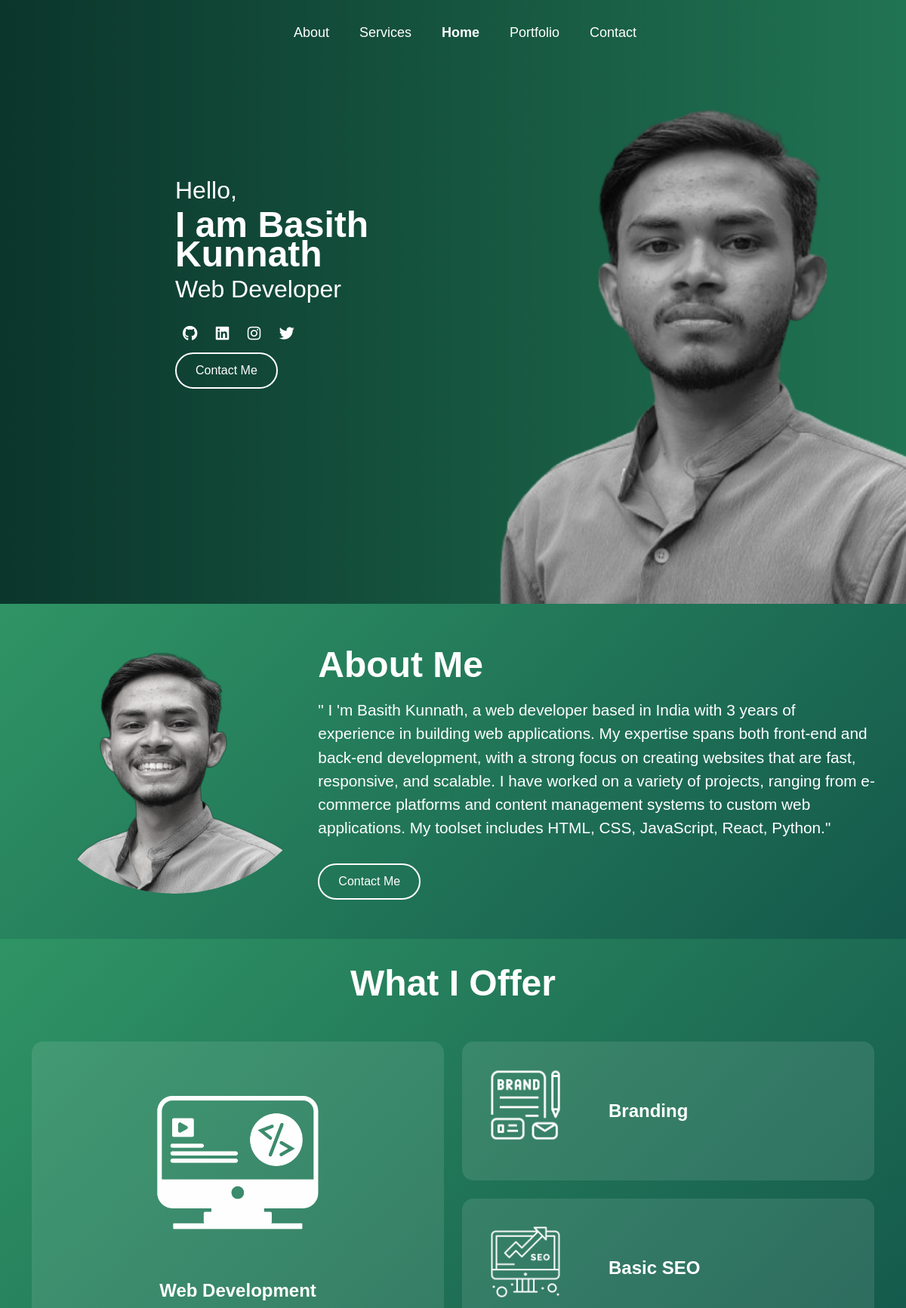
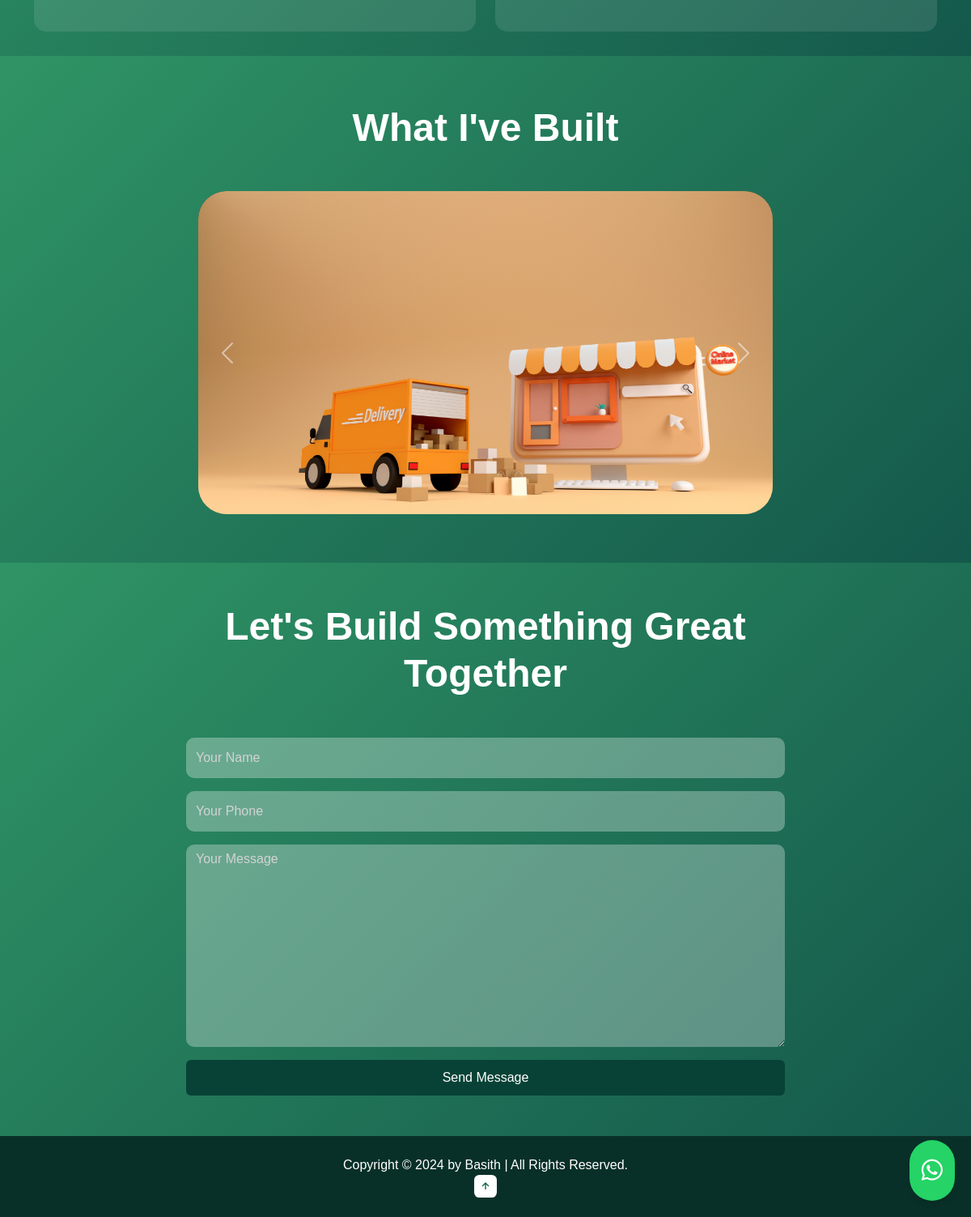
The page / on the database its author committed (2 pictures, top to bottom).
### index/models.py (models this page shows, shortened)
class About(models.Model):
    heading = models.CharField(max_length=200)  # Field for the heading
    image = models.ImageField(upload_to='about_images/')  # Field for the image
    description = models.TextField()  # Field for the description

class Services(models.Model):
    heading = models.CharField(max_length=200)  # Main heading for the services section
    service1_title = models.CharField(max_length=100)  # Title for the first service
    service1_icon = models.ImageField(upload_to='services_icons/')  # Icon for the first service
    service2_title = models.CharField(max_length=100)  # Title for the second service
    service2_icon = models.ImageField(upload_to='services_icons/')  # Icon for the second service
    service3_title = models.CharField(max_length=100)  # Title for the third service
    service3_icon = models.ImageField(upload_to='services_icons/')  # Icon for the third service

class Projects(models.Model):
    project_image = models.ImageField(upload_to='project_images/')  # Image for the project

class Contact(models.Model):
    heading = models.CharField(max_length=200)  # Field for the heading

### index/views.py (the view, shortened to what this page needs)
# urls.py: path('', views.index, name='home'),
def index(request):
    about_info = About.objects.first()  # Assuming you'll have one "About" entry
    services_info = Services.objects.first()  # Assuming you'll have one "Services" entry
    projects_info = Projects.objects.all()  # Retrieve all project entries
    contact_info = Contact.objects.first()
    context={'about_info': about_info,
             'services_info': services_info,
             'projects_info': projects_info,
             'contact_info': contact_info
             }
    return render(request,'index.html',context,)

### templates/index.html (shortened to what this page needs)
{% load static %}
<!DOCTYPE html>
<html lang="en">
<head>
    <link href="https://cdn.jsdelivr.net/npm/bootstrap@5.3.0-alpha1/dist/css/bootstrap.min.css" rel="stylesheet">
    <link rel="stylesheet" href="https://cdnjs.cloudflare.com/ajax/libs/font-awesome/6.0.0-beta3/css/all.min.css">
    <link href='https://unpkg.com/boxicons@2.1.4/css/boxicons.min.css' rel='stylesheet'>
    <link href="https://cdn.jsdelivr.net/npm/aos@2.3.4/dist/aos.css" rel="stylesheet">
    <link rel="stylesheet" href="{% static '/css/styles.css' %}">
</head>
</body>
    <section class="home">
        <header>
            <nav class="navbar">
                <ul class="nav-links" id="navLinks">
                    <li><a href="#about">About</a></li>
                    <li><a href="#services">Services</a></li>
                    <li><a href="#home" class="active">Home</a></li>
                    <li><a href="#projects">Portfolio</a></li>
                    <li><a href="#contact">Contact</a></li>
                </ul>
            </nav>
        </header>
    <div class="container-fluid">
        <div class="row w-100">
            <div class="col-md-5 d-flex align-items-center justify-content-md-start justify-content-center content">
                <div>
                    <h3>Hello,</h3>
                    <h1 data-aos="fade-right">I am Basith Kunnath</h1>
                    <h3 data-aos="fade-left" >Web Developer</h3>
                    <div class="social-icons mt-4">
                        <a href="#"><i class="fab fa-github"></i></a>
                        <a href="#"><i class="fab fa-linkedin"></i></a>
                        <a href="#"><i class="fab fa-instagram"></i></a>
                        <a href="#"><i class="fab fa-twitter"></i></a>
                    </div>
                    <a href="#" class="contact-btn">
                         Contact Me
                    </a>
                </div>
            </div>
        </div>
    </div>
     <a href="https://wa.me/919947055743" class="whatsapp-icon" target="_blank">
        <i class="fab fa-whatsapp"></i>
    </a>
    </section>
    <section class="about-section py-6" id="about" >
        <div class="about-container">
          <div class="row align-items-center">
            <div class="col-lg-4 text-center" data-aos="fade-right">
              <img src="{{ about_info.image.url }}" alt="About Image" class="img-fluid rounded-circle about-img">
            </div>
            <div class="col-lg-8">
              <h1 class="about-heading mb-3" data-aos="fade-down">{{ about_info.heading }}</h1>
              <p class="about-text" data-aos="fade-left">
                {{ about_info.description }}
              </p>
              <button class="btn btn-outline-light contact-btn mt-3" data-aos="fade-up">Contact Me</button>
            </div>
          </div>
        </div>
      </section>
<section class="services-section" id="services" >
    <div class="container">
        <h2 class="mb-5" data-aos="fade-down">{{ services_info.heading }}</h2>
        <div class="row g-4">
            <div class="col-lg-6" data-aos="fade-right">
                <div class="service-card p-4 text-center web-dev-large">
                    <div class="web-service-icon mb-3">
                        <img src="{{ services_info.service1_icon.url }}" alt="Service 1 Icon">
                    </div>
                    <div class="service-title">{{ services_info.service1_title }}</div>
                </div>
            </div>
            <div class="col-lg-6">
                <div class="row g-4">
                    <div class="col-12" data-aos="fade-left">
                        <div class="service-card p-4 text-center flex-display">
                            <div class="brandandseo-service-icon mb-3">
                                <img src="{{ services_info.service2_icon.url }}" alt="Branding Icon">
                            </div>
                            <div class="brandandseo-service-title">{{ services_info.service2_title }}</div>
                        </div>
                    </div>
                    <div class="col-12" data-aos="fade-left">
                        <div class="service-card p-4 text-center flex-display">
                            <div class="brandandseo-service-icon mb-3">
                                <img src="{{ services_info.service3_icon.url }}" alt="SEO Icon">
                            </div>
                            <div class="brandandseo-service-title">{{ services_info.service3_title }}</div>
                        </div>
                    </div>
                </div>
            </div>
        </div>
    </div>
</section>
<section class="projects" id="projects" >
    <div class="container">
        <h1 class="projects-heading" data-aos="fade-down">What I've Built</h1>
        <div id="projectsCarousel" class="carousel slide carousel-container" data-bs-ride="carousel">
            <div class="carousel-inner" data-aos="fade-up">
                {% for project in projects_info %}
                <div class="carousel-item active">
                    <img src="{{ project.project_image.url }}" class="d-block w-100" alt="Project Image">
                </div>
                {% endfor %}
            </div>
            <button class="carousel-control-prev" type="button" data-bs-target="#projectsCarousel" data-bs-slide="prev">
                <span class="carousel-control-prev-icon" aria-hidden="true"></span>
            </button>
            <button class="carousel-control-next" type="button" data-bs-target="#projectsCarousel" data-bs-slide="next">
                <span class="carousel-control-next-icon" aria-hidden="true"></span>
            </button>
        </div>
    </div>
   </section>
   <section class="contact" id="contact" >
   <div class="contact-container">
    <h1 class="text-center contact-heading" data-aos="fade-down">{{ contact_info.heading }}</h1>
    <form  action="" name="contactForm" method="POST" onsubmit="return validateForm()" data-aos="fade-up">
        <div class="mb-3">
            <input type="text" class="form-control" id="name" placeholder="Your Name" name="name">
        </div>
        <div class="mb-3">
            <input type="tel" class="form-control" id="phone" placeholder="Your Phone" name="phone">
        </div>
        <div class="mb-3">
            <textarea class="form-control" id="message" rows="8" placeholder="Your Message" name="message"></textarea>
        </div>
        <div class="d-grid">
            <button  class="btn btn-custom">Send Message</button>
        </div>
    </form>
</div>
</section>
   <footer class="text-center text-white mt-auto">
    <div class="container py-4">
        <div class="row">
            <div class="col-12">
                <p class="mb-0">Copyright © 2024 by Basith | All Rights Reserved.</p>
            </div>
        </div>
        <a href="#top" id="back-to-top" class="btn btn-white btn-circle">
            <a href="#"><i class='bx bx-up-arrow-alt'></i></a>
        </a>
    </div>
</footer>
</body>
</html>

### static/css/styles.css (style rules this page uses)
* { margin: 0; padding: 0; box-sizing: border-box; text-decoration: none; border: none; outline: none; scroll-behavior: smooth; }
:root { --bg-color: #216648; --second-bg-color: #000000; --text-color: #ffffff; --main-color: #ffd500; }
html { overflow: visible; }
section { padding: 50px; }
.navbar { display: flex; justify-content: center; align-items: center; background: transparent; padding: 30px; }
.nav-links { display: flex; list-style: none; }
.nav-links li { margin: 0 20px; }
.nav-links a { color: var(--text-color); text-decoration: none; font-size: 18px; font-weight: lighter; transition: color 0.3s ease; }
.nav-links a:hover, .navbar a.active { font-weight: 550; scroll-behavior: smooth; }
.nav-links, .hamburger { transition: all 0.3s ease-in-out; }
.home { background: url("/static/images/last.png") no-repeat center center; background-size: cover; height: 100vh; margin: 0; padding: 0; overflow: hidden; }
.container-fluid { margin-top: 130px; display: flex; align-items: center; justify-content: center; padding: 0 20px; }
.content { margin-left: 200px; max-width: 600px; }
.content h3 { font-size: 2rem; }
.content h1 { font-size: 3rem; font-weight: 700; line-height: 0.8; }
.content h3:nth-of-type(2) { bottom: 0.7rem; }
.social-icons a { margin: 0 10px; color: white; font-size: 20px; }
.contact-btn { border: 2px solid white; padding: 10px 20px; border-radius: 30px; color: white; text-decoration: none; font-size: 10px; margin-top: 10px; display: inline-block; }
.whatsapp-icon { position: fixed; bottom: 20px; right: 20px; background-color: #25d366; color: white; border-radius: 50px; padding: 15px; font-size: 30px; z-index: 1000; box-shadow: 0 4px 6px rgba(0, 0, 0, 0.1); transition: background-color 0.3s ease; }
.about-section { background: linear-gradient(135deg, #2f9465, #14584b); color: white; padding: 40px; }
.about-container { display: block; }
.about-heading { font-size: 3rem; font-weight: bold; }
.about-text { font-size: 1.3rem; }
.about-img { max-width: 500px; height: auto; border-radius: 50%; margin-bottom: 20px; }
.contact-btn { font-size: 1rem; padding: 10px 25px; border: 2px solid #fff; transition: all 0.3s; }
.services-section { background: linear-gradient(135deg, #2f9465, #14584b); padding: 30px; text-align: center; }
.services-section h2 { margin-bottom: 40px; font-size: 3rem; font-weight: bold; }
.service-card { background-color: rgba(255, 255, 255, 0.1); border-radius: 15px; padding: 30px; transition: transform 0.3s; }
.web-service-icon img { width: 272px; }
.brandandseo-service-icon img { width: 120px; }
.flex-display { display: flex; }
.service-title { font-size: 1.5rem; font-weight: 600; margin-bottom: 20px; }
.brandandseo-service-title { font-size: 1.5rem; margin-top: 50px; margin-left: 50px; font-weight: 600; }
.web-dev-large { padding: 40px; font-size: 1.8rem; }
.projects { background: linear-gradient(135deg, #2f9465, #14584b); padding: 10px; }
.projects-heading { text-align: center; font-size: 3rem; font-weight: bold; margin-top: 50px; }
.carousel-container { margin: 30px auto; padding: 20px; max-width: 750px; border-radius: 35px; }
.carousel-item img { width: 100%; border-radius: 35px; }
.carousel-control-prev-icon, .carousel-control-next-icon { border-radius: 50%; }
.contact { background: linear-gradient(135deg, #2f9465, #14584b); display: flex; justify-content: center; align-items: center; color: white; }
.contact-container { padding: 0 130px 0 130px; border-radius: 18px; width: 100%; max-width: 1000px; }
.contact-heading { font-size: 3rem; font-weight: bold; margin-bottom: 50px; }
.form-control { background-color: rgba(255, 255, 255, 0.3); color: white; border: none; border-radius: 10px; height: 50px; }
.contact form textarea { resize: vertical; height: 250px; }
.form-control::placeholder { color: #d3d3d3; }
.btn-custom { background-color: #084236; color: white; border: none; padding: 10px 20px; }
footer { background: #093028; display: flex; justify-content: space-between; }
footer a { background: var(--text-color); display: inline-flex; justify-content: center; align-items: center; padding: 0.4rem; border-radius: 0.4rem; transition: 1s ease; text-decoration: none; color: #0b6140; }
#back-to-top { position: absolute; right: 15px; bottom: 15px; font-size: 20px; padding: 10px 15px; border-radius: 50%; display: none; }

### rows shown on the page
About: image (picture), heading "About Me", description "\" I 'm Basith Kunnath, a web developer based in India with 3 years of experience in building web applications. My expertise spans both front-end and back-end development, with a strong focus on creating websites that are fast, responsive, and scalable. I have worked on a variety of projects, ranging from e-commerce platforms and content management systems to custom web applications. My toolset includes HTML, CSS, JavaScript, React, Python.\""
Services: heading "What I Offer", service1_icon (picture), service1_title "Web Development", service2_icon (picture), service2_title "Branding", service3_icon (picture), service3_title "Basic SEO"
Projects: project_image (picture)
Contact: heading "Let's Build Something Great Together"
